Frame 1 (no input): blank canvas, image omitted
Frame 60 (the mouse pressed at the canvas centre just before this capture): blank canvas, image omitted
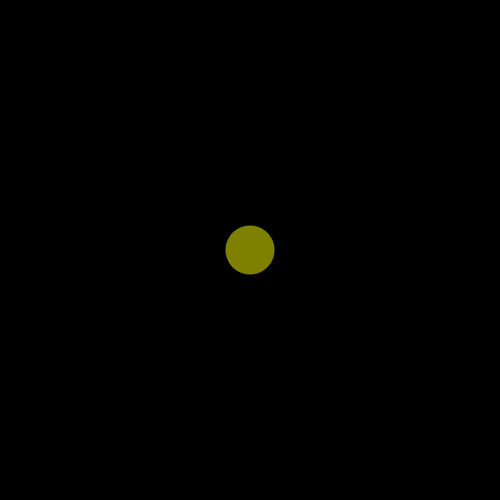
Frame 120 (the mouse held since frame 60 and released just before this capture)

The Processing sketch whose frames 1 and 60 were blank and that drew this single picture after the mouse press (run headless with seeded random() and noise(); from frame 60 on, the mouse is pressed at the canvas centre):

// Processing sketch: simulador_luz
// ── simulador_luz.pde
int perillaIzquierda = 0;
int perillaDerecha = 0;

int perillaMin = 0;
int perillaMax = 127;

int luzDiametroMax = 100;
int luzDiametro = 0;

int luzRojoMax = 255;
int luzRojo = 0;

void setup() {

  size(500, 500);

  background(0);
  noStroke();
}

void draw() {
  
  // actualizar valores de perilla
  perillaIzquierda = perillaMax * mouseX/width;
  perillaDerecha = perillaMax * mouseY/height;

  // actualizar diametroActual
  luzDiametro = luzDiametroMax * perillaIzquierda / perillaMax;
  
  // actualizar color
  luzRojo = luzRojoMax * perillaDerecha / perillaMax;

  // dibujar
  background(0);

  fill(luzRojo, 255 - luzRojo, 0);
  ellipse(width/2, height/2, luzDiametro, luzDiametro);
}
